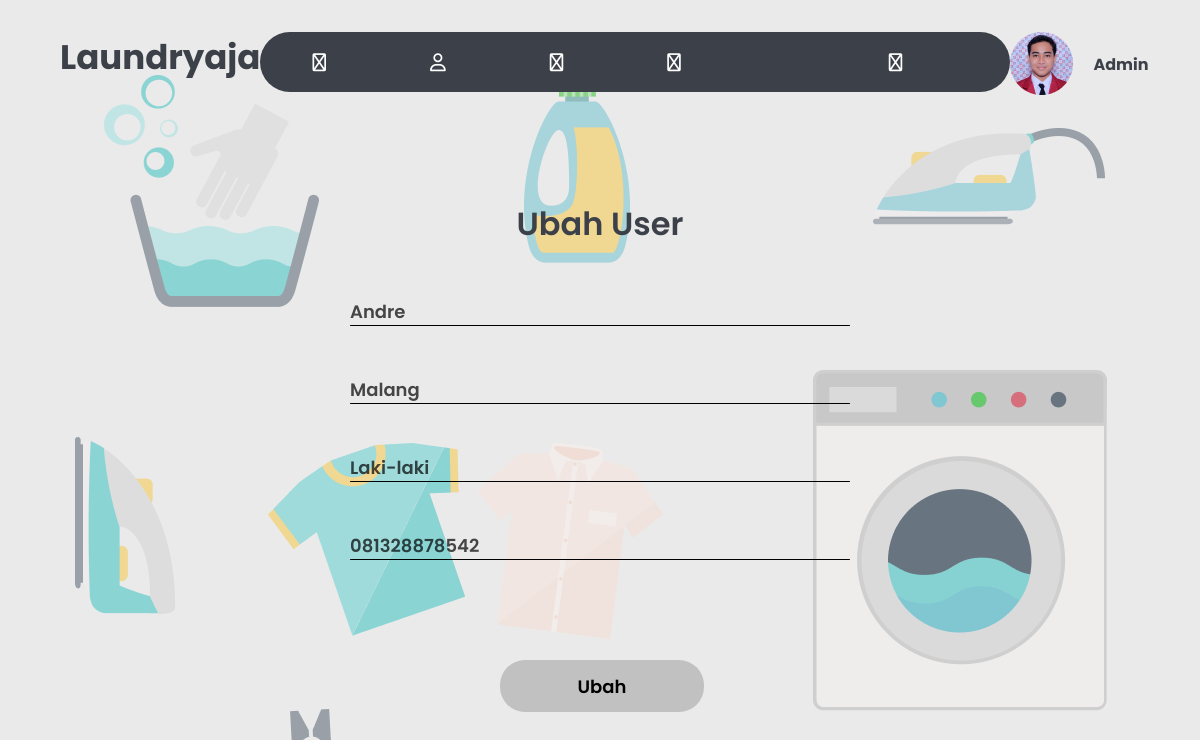
/admin/ubah_member.php?id_member=1 (signed in), run on the app's committed database.
### tables this page shows
CREATE TABLE `member` (
  `id_member` int(11) NOT NULL,
  `nama` varchar(100) NOT NULL,
  `alamat` text NOT NULL,
  `jenis_kelamin` enum('Laki-laki','Perempuan') NOT NULL,
  `tlp` varchar(15) NOT NULL
);

### admin/ubah_member.php (the view, shortened to what this page needs)
<?php
    include 'navbar.php';
?>
<!DOCTYPE html>
<html lang="en">
<head>
    <link rel="stylesheet" href="../assets/css/style-ubah-user.css">
</head>
<body>
    <div class="container">
        <div class="login">
            <div class="login-logo">
                <h2>Ubah User</h2>
            </div>
            <?php
            include "../koneksi.php";
            $qry_get_member = mysqli_query($conn, "select * from member where id_member = '" . $_GET['id_member'] . "'");
            $dt_member = mysqli_fetch_array($qry_get_member);
            ?>
            <div class="login-form">
                <form action="proses_ubah_member.php" method="post">
                    <input type="text" id="name" name="nama" value="<?= $dt_member['nama'] ?>">
                    <div class="line-dark"></div>
                    <input type="text" id="address" name="alamat" value="<?= $dt_member['alamat'] ?>">
                    <div class="line-dark"></div>
                    <input type="text" id="gender" name="jenis_kelamin" value="<?= $dt_member['jenis_kelamin'] ?>">
                    <div class="line-dark"></div>
                    <input type="text" id="telp" name="tlp" value="<?= $dt_member['tlp'] ?>">
                    <div class="line-dark"></div>
                    <input type="submit" id="login" value="Ubah">
                </form>
            </div>
        </div>
    </div>
</body>
</html>

### assets/css/style-navbar-admin4.css (style rules this page uses)
* { margin: 0; padding: 0; box-sizing: border-box; font-family: 'poppins'; }
.container { width: 90%; margin: 0 auto; }
body { background-image: url(../img/Login.png); }

### assets/css/style-ubah-user.css (style rules this page uses)
* { margin: 0; padding: 0; box-sizing: border-box; font-family: 'poppins'; }
.container { width: 90%; margin: 0 auto; }
body { background-image: url(../img/Login.png); }
.login { margin: 120px 0; }
.login-logo { display: flex; justify-content: center; }
.login-logo h2 { font-size: 32px; font-weight: 600; color: #3C4048; }
.login-form { margin: 50px 0; display: flex; justify-content: center; }
.login-form #name { width: 500px; font-size: 18px; font-weight: 600; opacity: 70%; border-style: none; background: none; }
.login-form #address { width: 500px; margin-top: 50px; font-size: 18px; font-weight: 600; opacity: 70%; border-style: none; background: none; }
.login-form #gender { width: 500px; margin-top: 50px; font-size: 18px; font-weight: 600; opacity: 70%; border-style: none; background: none; }
.login-form #telp { width: 500px; margin-top: 50px; font-size: 18px; font-weight: 600; opacity: 70%; border-style: none; background: none; }
.login-form #login { margin-left: 150px; margin-top: 100px; font-size: 18px; font-weight: 600; border-style: none; border-radius: 25px; background-color: #c1c1c1; width: 204px; height: 52px; cursor: pointer; }
.line-dark { width: 500px; height: 1px; background-color: #000; border-radius: 50px; }

### data on the page
member: nama "Andre", alamat "Malang", jenis_kelamin "Laki-laki", tlp "081328878542"

### other printed values
$_SESSION['nama'] "Admin"
